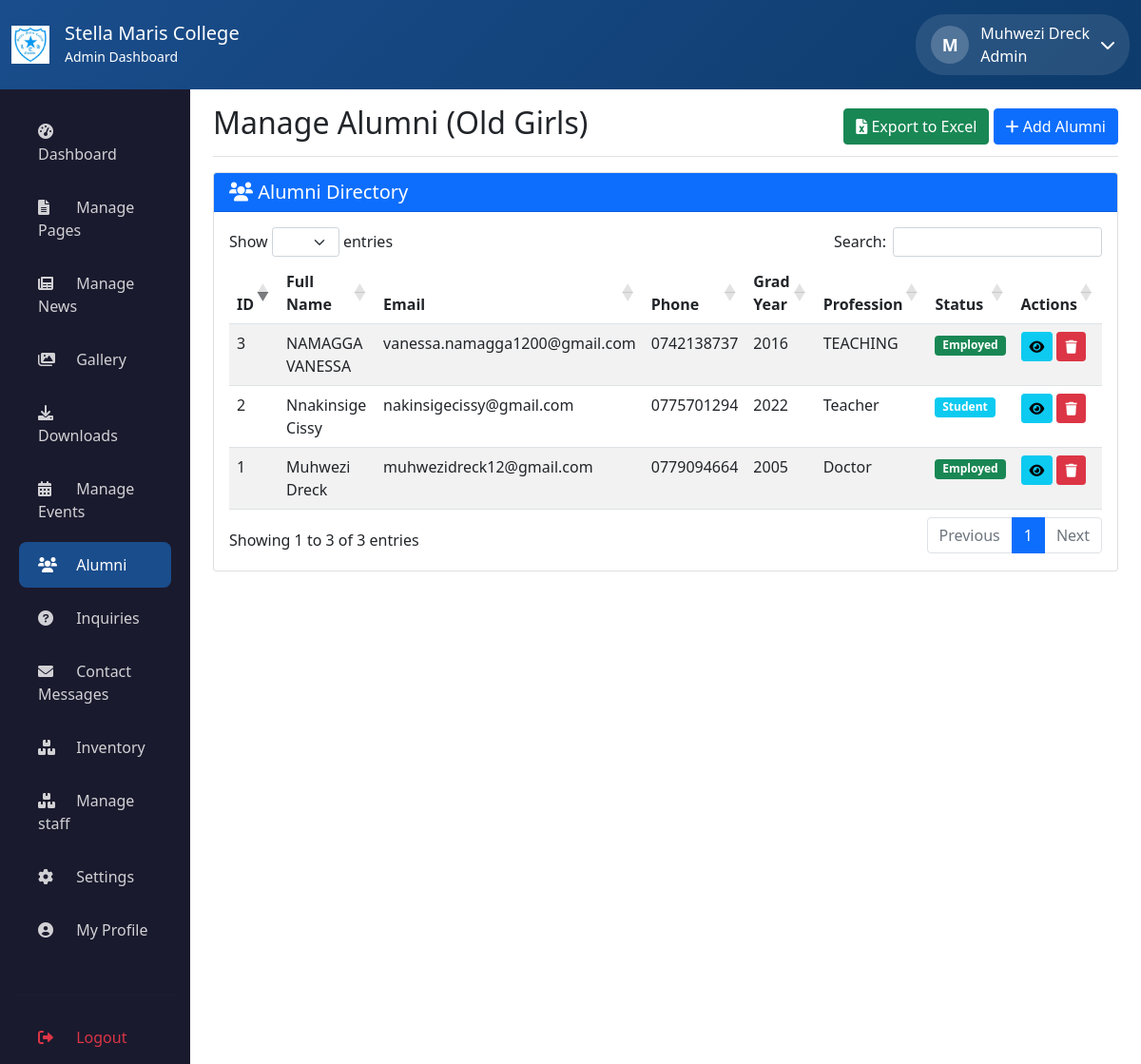
The app's page /admin/manage-alumni.php (signed in) with its own data.
### tables this page shows
CREATE TABLE `alumni` (
  `id` int(11) NOT NULL,
  `full_name` varchar(100) NOT NULL,
  `email` varchar(100) NOT NULL,
  `phone` varchar(20) DEFAULT NULL,
  `graduation_year` int(11) DEFAULT NULL,
  `marital_status` enum('single','married','divorced','widowed') DEFAULT NULL,
  `profession` varchar(100) DEFAULT NULL,
  `employment_status` enum('employed','unemployed','self-employed','student') DEFAULT NULL,
  `employer` varchar(100) DEFAULT NULL,
  `position` varchar(100) DEFAULT NULL,
  `address` text DEFAULT NULL,
  `profile_image` varchar(255) DEFAULT NULL,
  `is_visible` tinyint(1) DEFAULT 1,
  `login_password` varchar(255) DEFAULT NULL,
  `created_at` timestamp NOT NULL DEFAULT current_timestamp()
);

### admin/manage-alumni.php (the view, shortened to what this page needs)
<?php
$db = new Database();
$conn = $db->getConnection();
$alumni = $conn->query("SELECT * FROM alumni ORDER BY created_at DESC")->fetchAll(PDO::FETCH_ASSOC);
?>
<!DOCTYPE html>
<html lang="en">
<head>
    <link href="https://cdn.jsdelivr.net/npm/bootstrap@5.1.3/dist/css/bootstrap.min.css" rel="stylesheet">
    <link href="https://cdn.datatables.net/1.11.5/css/dataTables.bootstrap5.min.css" rel="stylesheet">
    <link rel="stylesheet" href="https://cdnjs.cloudflare.com/ajax/libs/font-awesome/6.0.0/css/all.min.css">
</head>
<body>
    <?php include 'includes/header.php'; ?>
    <div class="container-fluid">
        <div class="row">
            <?php include 'sidebar.php'; ?>
            <main class="col-md-9 col-lg-10 ms-sm-auto px-md-4 admin-main-content">
                <div class="d-flex justify-content-between flex-wrap flex-md-nowrap align-items-center pt-3 pb-2 mb-3 border-bottom">
                    <h1 class="h2">Manage Alumni (Old Girls)</h1>
                    <div>
                        <a href="?export=1" class="btn btn-success">
                            <i class="fas fa-file-excel"></i> Export to Excel
                        </a>
                        <button class="btn btn-primary" data-bs-toggle="modal" data-bs-target="#addAlumniModal">
                            <i class="fas fa-plus"></i> Add Alumni
                        </button>
                    </div>
                </div>
                <div class="card">
                    <div class="card-header bg-primary text-white">
                        <h5 class="mb-0"><i class="fas fa-users"></i> Alumni Directory</h5>
                    </div>
                    <div class="card-body">
                        <table class="table table-striped" id="alumniTable">
                            <thead>
                                <tr>
                                    <th>ID</th>
                                    <th>Full Name</th>
                                    <th>Email</th>
                                    <th>Phone</th>
                                    <th>Grad Year</th>
                                    <th>Profession</th>
                                    <th>Status</th>
                                    <th>Actions</th>
                                </tr>
                            </thead>
                            <tbody>
                                <?php foreach($alumni as $alumnus): ?>
                                <tr>
                                    <td><?php echo $alumnus['id']; ?></td>
                                    <td><?php echo htmlspecialchars($alumnus['full_name']); ?></td>
                                    <td><?php echo htmlspecialchars($alumnus['email']); ?></td>
                                    <td><?php echo htmlspecialchars($alumnus['phone']); ?></td>
                                    <td><?php echo $alumnus['graduation_year']; ?></td>
                                    <td><?php echo htmlspecialchars($alumnus['profession'] ?: 'N/A'); ?></td>
                                    <td>
                                        <span class="badge bg-<?php echo $alumnus['employment_status'] == 'employed' ? 'success' : ($alumnus['employment_status'] == 'student' ? 'info' : 'warning'); ?>">
                                            <?php echo ucfirst($alumnus['employment_status'] ?: 'N/A'); ?>
                                        </span>
                                    </td>
                                    <td>
                                        <button class="btn btn-sm btn-info" onclick="viewAlumni(<?php echo htmlspecialchars(json_encode($alumnus)); ?>)">
                                            <i class="fas fa-eye"></i>
                                        </button>
                                        <a href="?delete=<?php echo $alumnus['id']; ?>" class="btn btn-sm btn-danger" onclick="return confirm('Delete this alumni record?')">
                                            <i class="fas fa-trash"></i>
                                        </a>
                                    </td>
                                </tr>
                                <?php endforeach; ?>
                            </tbody>
                        </table>
                    </div>
                </div>
            </main>
        </div>
    </div>
</body>
</html>

### records on screen
alumni: id "3", full_name "NAMAGGA VANESSA", email "vanessa.namagga1200@gmail.com", phone "0742138737", graduation_year "2016", profession "TEACHING", employment_status "Employed"
alumni: id "2", full_name "Nnakinsige Cissy", email "nakinsigecissy@gmail.com", phone "0775701294", graduation_year "2022", profession "Teacher", employment_status "Student"
alumni: id "1", full_name "Muhwezi Dreck", email "muhwezidreck12@gmail.com", phone "0779094664", graduation_year "2005", profession "Doctor", employment_status "Employed"

### other values on screen
substr($full_name, 0, 1) "M"
$full_name "Muhwezi Dreck"
$role "Admin"
